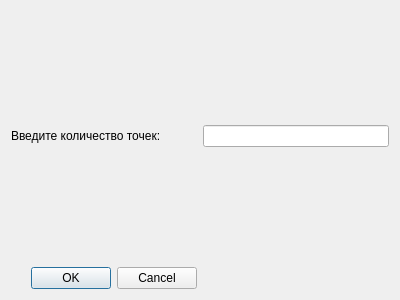
<?xml version="1.0" encoding="UTF-8"?>
<ui version="4.0">
 <class>AddGraphDialog</class>
 <widget class="QDialog" name="AddGraphDialog">
  <property name="geometry">
   <rect>
    <x>0</x>
    <y>0</y>
    <width>400</width>
    <height>300</height>
   </rect>
  </property>
  <property name="windowTitle">
   <string>Dialog</string>
  </property>
  <layout class="QGridLayout" name="gridLayout">
   <item row="3" column="0">
    <widget class="QDialogButtonBox" name="buttonBox">
     <property name="orientation">
      <enum>Qt::Horizontal</enum>
     </property>
     <property name="standardButtons">
      <set>QDialogButtonBox::Cancel|QDialogButtonBox::Ok</set>
     </property>
    </widget>
   </item>
   <item row="2" column="0">
    <spacer name="verticalSpacer">
     <property name="orientation">
      <enum>Qt::Vertical</enum>
     </property>
     <property name="sizeHint" stdset="0">
      <size>
       <width>20</width>
       <height>40</height>
      </size>
     </property>
    </spacer>
   </item>
   <item row="1" column="1">
    <widget class="QLineEdit" name="numEdit"/>
   </item>
   <item row="1" column="0">
    <widget class="QLabel" name="label">
     <property name="text">
      <string>Введите количество точек:</string>
     </property>
    </widget>
   </item>
   <item row="0" column="0">
    <spacer name="verticalSpacer_2">
     <property name="orientation">
      <enum>Qt::Vertical</enum>
     </property>
     <property name="sizeHint" stdset="0">
      <size>
       <width>20</width>
       <height>40</height>
      </size>
     </property>
    </spacer>
   </item>
  </layout>
 </widget>
 <resources/>
 <connections>
  <connection>
   <sender>buttonBox</sender>
   <signal>accepted()</signal>
   <receiver>AddGraphDialog</receiver>
   <slot>accept()</slot>
   <hints>
    <hint type="sourcelabel">
     <x>248</x>
     <y>254</y>
    </hint>
    <hint type="destinationlabel">
     <x>157</x>
     <y>274</y>
    </hint>
   </hints>
  </connection>
  <connection>
   <sender>buttonBox</sender>
   <signal>rejected()</signal>
   <receiver>AddGraphDialog</receiver>
   <slot>reject()</slot>
   <hints>
    <hint type="sourcelabel">
     <x>316</x>
     <y>260</y>
    </hint>
    <hint type="destinationlabel">
     <x>286</x>
     <y>274</y>
    </hint>
   </hints>
  </connection>
 </connections>
</ui>
